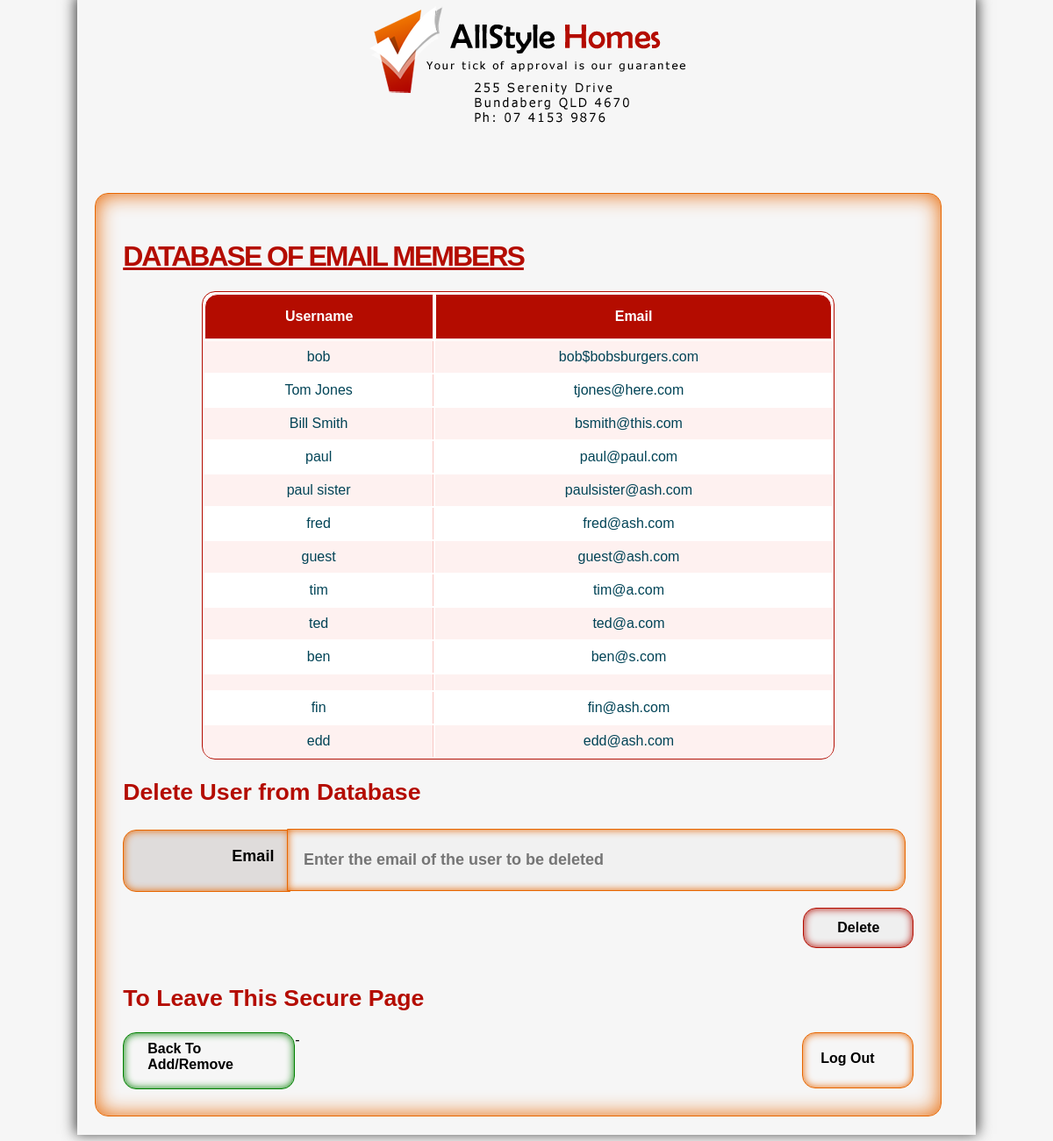
The page /scripts/viewmailinglist.php (signed in) on the database its author committed.
### tables this page shows
CREATE TABLE `emaillist` (
  `userID` int(11) NOT NULL,
  `username` varchar(20) NOT NULL,
  `email` varchar(50) NOT NULL
);

### scripts/viewmailinglist.php (the view, shortened to what this page needs)
<!doctype html>
<html>
<head>
	<link href="../css/allstylehomes.css" rel="stylesheet" type="text/css">
    <link href="../css/media_queries.css" rel="stylesheet" type="text/css">
</head>
<body class="body_DB">
   <header id="my_head">
		<div class="login_header">
			<img src="../images/logo/logo_mobile.png" alt="Company logo with address"  class="login_logo"/>
		</div>
     </header>
	<div id = "email_container">
		<h1> DATABASE OF EMAIL MEMBERS </h1>
	<table class="database_table">
	<thead>
		<tr>
			<th>Username</th>
			<th>Email</th>
		</tr>
	</thead>
	<tbody>
					<?php
						if (!isset($_SESSION['username'])) {
							header('location:login.php');
						} else {
							$query = "SELECT * FROM `emaillist`";
							include('connect.php');
							$result = mysqli_query($con, $query);
							while ($row=mysqli_fetch_assoc($result)) {
								echo "<tr> <td>" . $row['username'] . "</td>";
								echo "<td>" . $row['email'] ."</td> </tr>";
							}
						}
					?>
	</tbody>
	</table>
				<h2>Delete User from Database</h2>
				<form action="removeFromDB.php" method="POST">
					<div class="del_title">Email</div>
				  		<input type="text" name="email" class="del_title_input" placeholder="Enter the email of the user to be deleted">
					</input><br><br>
					<input type="submit" name="delete" value="Delete" class="btn_admin_del"></input>
				</form>
				<h2>To Leave This Secure Page</h2>
				<a href="../pages/contact.php" class="btn_admin_BTAR">Back To Add/Remove</a>
                <a href="logout.php" class="btn_admin_logout" style="float: right">Log Out</a>
-
	</div>
</body>
</html>

### css/allstylehomes.css (style rules this page uses)
body { width: 100%; max-width: 1024px; min-height: 1024px; margin-left: auto; margin-right: auto; margin-top: 0; font-family: Verdana, Arial, helvetica; background-color: #f6f6f6; -webkit-box-shadow: 0px -3px 15px 2px rgba(0,0,0,0.76); -moz-box-shadow: 0px -3px 15px 2px rgba(0,0,0,0.76); box-shadow: 0px -3px 15px 2px rgba(0,0,0,0.76); }
#my_head { width: 100%; height: 200px; display: inline-block; background-color: #f6f6f6; }
h1 { text-align: left; font-size: 24pt; font-weight: 800; text-decoration: underline; letter-spacing: -2px; color: #b40c00; }
h2 { text-align: left; font-size: 20pt; font-weight: 700; color: #b40c00; }
#email_container { width: 88%; height: auto; display: inline-block; margin: 2%; padding: 3%; border: 1px solid #e86600; -moz-border-radius:15px; -webkit-border-radius:15px; border-radius:15px; border-top-left-radius: 15px; border-top-right-radius: 15px; border-bottom-left-radius: 15px; border-bottom-right-radius: 15px; -moz-box-shadow: inset 0 0 25px #e86600; -webkit-box-shadow: inset 0 0 25px #e86600; box-shadow: inset 0 0 25px #e86600; }
form { width: 100%; min-height: 160px; }
.login_header { display: -webkit-box; display: -moz-box; display: -ms-flexbox; display: -webkit-flex; display: flex; align-items: center; justify-content: center; }
.body_DB { height: auto; }
.database_table { margin: 0 auto; width: 80%; overflow: hidden; background: #FFF; color: #024457; border-radius: 15px; border: 1px solid #b40c00; }
.database_table tr { border: 1px solid #b40c00; }
.database_table tr:nth-child(odd) { background-color: #fef1f0; }
.database_table th { display: none; border: 1px solid #FFF; background-color: #b40c00; color: #FFF; padding: 1em; }
.database_table th:first-child { display: table-cell; text-align: center; border-top-left-radius: 15px; }
.database_table th:nth-child(2) { display: table-cell; text-align: center; border-top-right-radius: 15px; }
.database_table td { display: block; word-wrap: break-word; max-width: 90% }
.database_table td:first-child { display: table-cell; text-align: center; border-right: 1px solid #f8c7c3; }
.database_table th, .database_table td { text-align: center; margin: .5em 1em; }
.del_title { width: 17%; height: 40px; padding: 19px 2% 10px 2%; font-size:18px; font-weight: 600; text-align: right; display: inline-block; background: #DFDCDB; border: 1px #e86600 solid; border-top-left-radius: 15px; border-bottom-left-radius: 15px; -moz-box-shadow: inset 0 0 10px #e86600; -webkit-box-shadow: inset 0 0 10px #e86600; box-shadow: inset 0 0 10px #e86600; }
.del_title_input { width: 74%; height: 33px; padding: 2% 2%; margin-left: -1%; font-size:18px; font-weight: 600; display: inline-block; position: relative; top: 4px; background: #F1F1F1; border: 1px #e86600 solid; border-top-right-radius: 15px; border-bottom-right-radius: 15px; -moz-box-shadow: inset 0 0 10px #e86600; -webkit-box-shadow: inset 0 0 10px #e86600; box-shadow: inset 0 0 10px #e86600; }
.btn_admin_del { float: right; width: 126px; height: 46px; padding: 1% 3%; font-size:16px; font-weight: 600; color: #000; text-decoration: none; display: inline-block; border: 1px #b40c00 solid; -moz-border-radius:15px; -webkit-border-radius:15px; border-radius:15px; -moz-box-shadow: inset 0 0 10px #b40c00; -webkit-box-shadow: inset 0 0 10px #b40c00; box-shadow: inset 0 0 10px #b40c00; }
.btn_admin_logout { float: right; width: 85px; height: 22px; padding: 20px 20px; font-size:16px; font-weight: 600; color: #000; text-decoration: none; display: inline-block; border: 1px #e86600 solid; -moz-border-radius:15px; -webkit-border-radius:15px; border-radius:15px; -moz-box-shadow: inset 0 0 10px #e86600; -webkit-box-shadow: inset 0 0 10px #e86600; box-shadow: inset 0 0 10px #e86600; }
.btn_admin_BTAR { float: left; width: 140px; height: 45px; padding: 1% 3%; font-size:16px; font-weight: 600; color: #000; text-decoration: none; display: inline-block; border: 1px green solid; -moz-border-radius:15px; -webkit-border-radius:15px; border-radius:15px; -moz-box-shadow: inset 0 0 10px green; -webkit-box-shadow: inset 0 0 10px green; box-shadow: inset 0 0 10px green; }

### rows shown on the page
emaillist: username "bob", email "bob$bobsburgers.com"
emaillist: username "Tom Jones", email "tjones@here.com"
emaillist: username "Bill Smith", email "bsmith@this.com"
emaillist: username "paul", email "paul@paul.com"
emaillist: username "paul sister", email "paulsister@ash.com"
emaillist: username "fred", email "fred@ash.com"
emaillist: username "guest", email "guest@ash.com"
emaillist: username "tim", email "tim@a.com"
emaillist: username "ted", email "ted@a.com"
emaillist: username "ben", email "ben@s.com"
emaillist: username "fin", email "fin@ash.com"
emaillist: username "edd", email "edd@ash.com"
